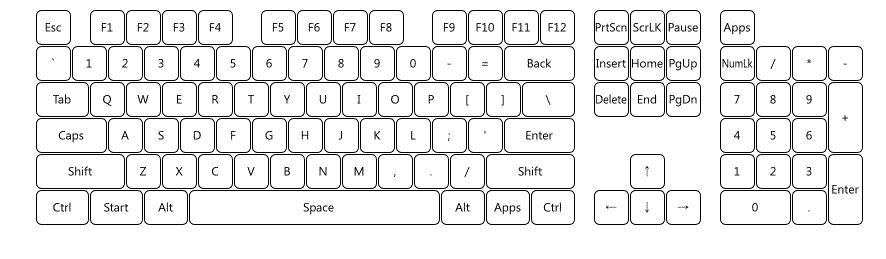
//> input picture Image 라벨링/c++/labeling/labeling/test.jpeg, 886 x 259 px
$ ./labeling   (built with g++ and OpenCV 4)
//> lines starting //> are read from the running program, lines starting //| are printed output that depends on the picture; after the words box and inside, x2 and y2 are one past the last pixel; in counts of white or black regions, pixels touching at a corner belong together
#include <opencv2/opencv.hpp>
#include <iostream>


using namespace cv;
using namespace std;


int main()
{

    Mat img_color = imread("test.jpeg", IMREAD_COLOR);
//> img_color is the input picture: 259 rows x 886 cols, CV_8UC3; min 0, max 255, mean 234.9
    Mat img_gray;
    cvtColor(img_color, img_gray, COLOR_BGR2GRAY);
    imshow("result", img_gray);
    waitKey(0);


    Mat img_edge;
    Canny(img_gray, img_edge, 50, 150);
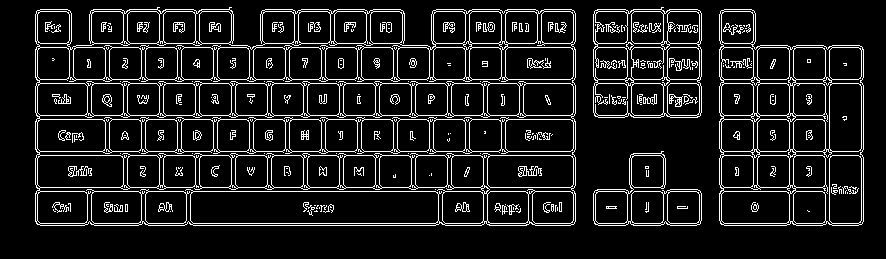
//> img_edge: 259 rows x 886 cols, CV_8UC1; 10.6% white in thin lines or dots, all inside (x1, y1, x2, y2) = (35, 7, 864, 226)
    imshow("result", img_edge );
    waitKey(0);


    bitwise_not(img_edge, img_edge);
    imshow("result", img_edge );
    waitKey(0);


    vector<vector<Point>> contours;
    findContours(img_edge.clone(), contours, RETR_LIST,
        CHAIN_APPROX_SIMPLE);
//> contours = 2928 contours, 2303 with area under 20; largest, box (x1, y1, x2, y2) and area: (0, 0, 886, 259) 228330, (192, 224, 437, 227) 486, (192, 222, 437, 225) 486, (192, 190, 437, 193) 486, (489, 186, 572, 189) 162
    drawContours(img_edge, contours, -1, Scalar(0, 0, 0), 1);
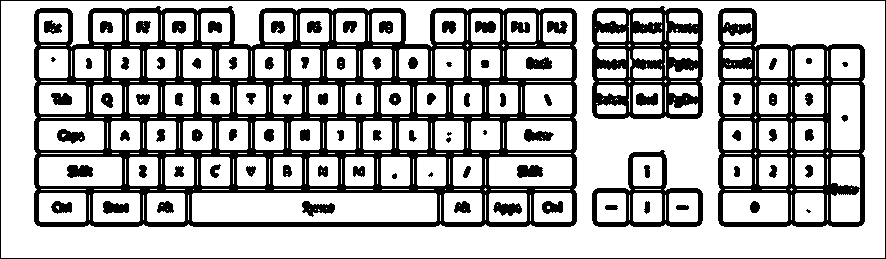
//> img_edge: 259 rows x 886 cols, CV_8UC1; 70.7% white; 99 black regions (6 under 20 px), largest, box (x1, y1, x2, y2) and area: (34, 6, 577, 227) 36247, (718, 8, 865, 227) 9921, (592, 6, 703, 119) 6538
    imshow("result", img_edge );
    waitKey(0);


    Mat labels, stats, centroids;
    int nlabels = connectedComponentsWithStats(img_edge,
        labels, stats, centroids );
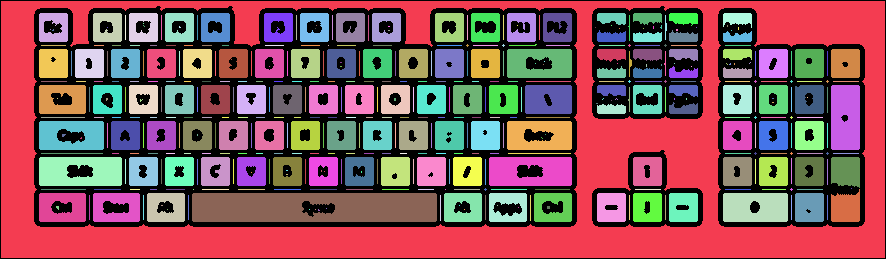
//> labels: 259 rows x 886 cols, CV_32SC1; 427 distinct labels, from 0 to 426; one colour per label, 0 black
//> stats = 427 rows, first 6: [0, 0, 886, 259, 67262], [1, 1, 884, 257, 65091], [39, 13, 29, 29, 658], [93, 13, 29, 29, 707], [129, 13, 29, 29, 685], [165, 13, 29, 29, 683]; centroids = 427 pairs, first value 50 to 851, second value 17.45 to 209.7; nlabels = 427


    for ( int i=0; i<nlabels; i++ )
    {

        if (i < 2)    continue;


        int area = stats.at<int>(i, CC_STAT_AREA);
        int center_x = centroids.at<double>(i,  0);
        int center_y = centroids.at<double>(i,  1);
        int left = stats.at<int>(i, CC_STAT_LEFT);
        int top = stats.at<int>(i, CC_STAT_TOP);
        int width = stats.at<int>(i, CC_STAT_WIDTH);
        int height = stats.at<int>(i, CC_STAT_HEIGHT);


        if (area > 50){

            rectangle(img_color, Point(left, top),
                Point(left + width, top + height),Scalar(0, 0, 255), 1);

            circle(img_color, Point(center_x, center_y), 5, (255, 0, 0), 1);

            putText(img_color, std::to_string(i), Point(left + 20, top + 20),
                FONT_HERSHEY_SIMPLEX, 1, Scalar(255, 0, 0), 3);
        }
    }
//> this loop made 427 passes
//> (area, center_x, center_y, left, top, width, height) on passes 3 to 14: (658, 53, 26, 39, 13, 29, 29), (707, 107, 27, 93, 13, 29, 29), (685, 143, 27, 129, 13, 29, 29), (683, 179, 27, 165, 13, 29, 29), (696, 215, 27, 201, 13, 29, 29), (693, 278, 27, 264, 13, 29, 29), (682, 314, 27, 300, 13, 29, 29), (700, 350, 27, 336, 13, 29, 29), (682, 386, 27, 372, 13, 29, 29), (688, 449, 27, 435, 13, 29, 29), (622, 485, 27, 471, 13, 29, 29), (658, 521, 27, 507, 13, 29, 29)
//> pass 3, `putText(img_color, std::to_string(i), Point(left + 20, top + 20), FONT..`:
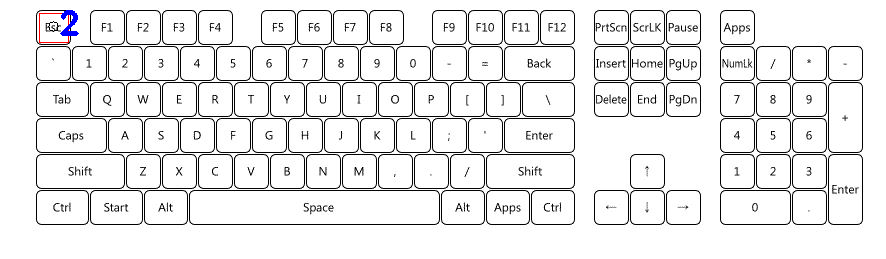
//> img_color: 259 rows x 886 cols, CV_8UC3; 0.16% of pixels changed, all inside (x1, y1, x2, y2) = (39, 10, 79, 43)
//> after the loop:
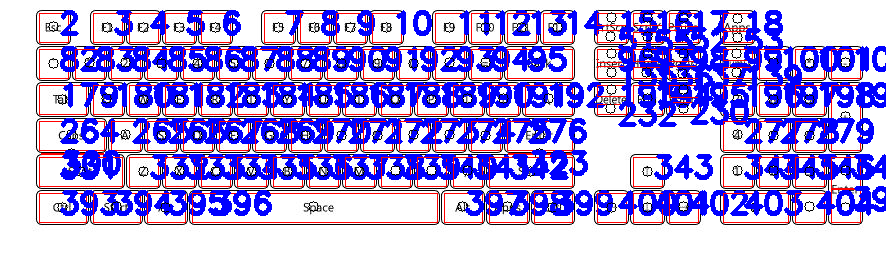
//> img_color: 259 rows x 886 cols, CV_8UC3; mean B, G, R 226.9, 158.5, 171.3

    imshow("result", img_color);
    waitKey(0);
}

$ run again, with Image 라벨링/c++/labeling/labeling/keyboard2.png saved as Image 라벨링/c++/labeling/labeling/test.jpeg
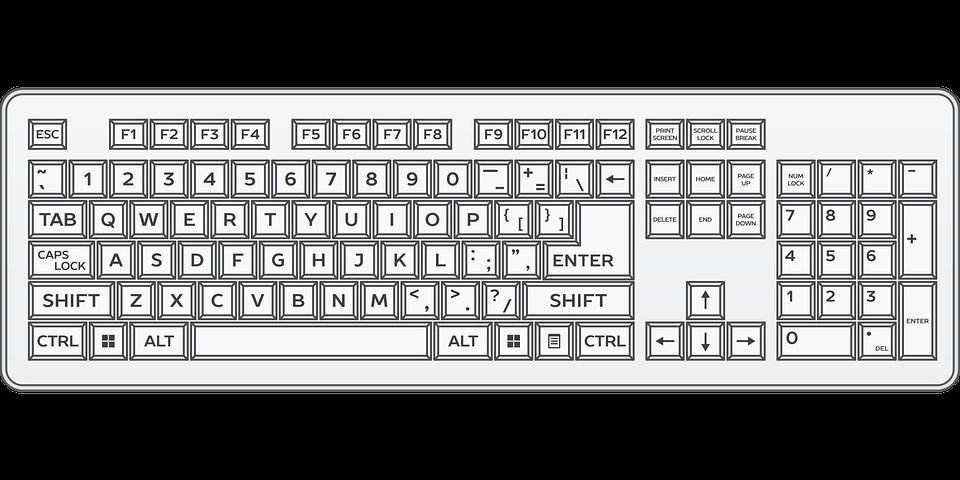
//> input picture Image 라벨링/c++/labeling/labeling/keyboard2.png, 960 x 480 px
//> img_color is the input picture: 480 rows x 960 cols, CV_8UC3; mean B, G, R 125.5, 125.1, 125
//> `Canny(img_gray, img_edge, 50, 150);`:
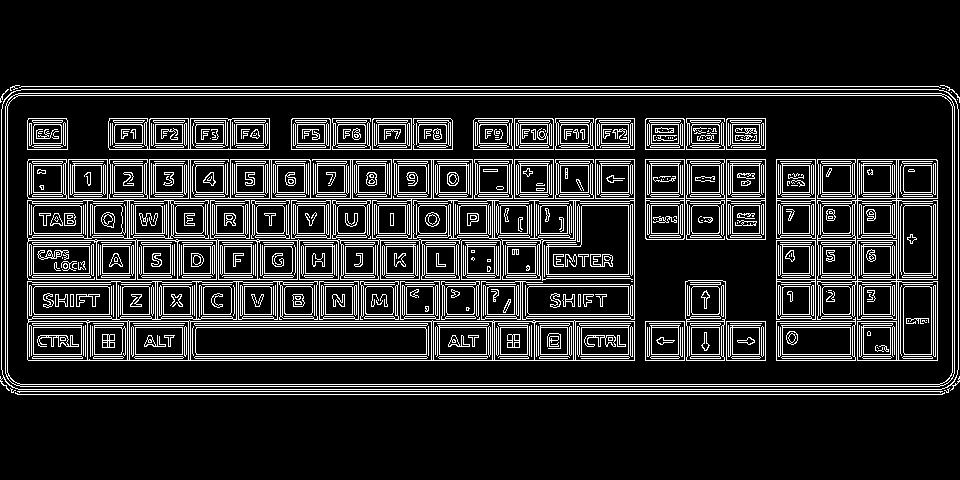
//> img_edge: 480 rows x 960 cols, CV_8UC1; 15.3% white in thin lines or dots, all inside (x1, y1, x2, y2) = (0, 85, 960, 395)
//> contours = 2520 contours, 1195 with area under 20; largest, box (x1, y1, x2, y2) and area: (0, 0, 960, 480) 459286, (27, 318, 636, 362) 22744, (191, 322, 431, 360) 8843, (851, 158, 939, 362) 7932, (148, 158, 393, 200) 7188
//> labels: 480 rows x 960 cols, CV_32SC1; 814 distinct labels, from 0 to 813
//> stats = 814 rows, first 6: [0, 0, 960, 480, 169707], [1, 1, 958, 93, 80560], [4, 91, 6, 7, 17], [21, 91, 918, 1, 918], [950, 91, 1, 1, 1], [14, 93, 1, 1, 1]; centroids = 814 pairs, first value 1 to 958, second value 42.55 to 436.9; nlabels = 814
//> the loop `for ( int i=0; i<nlabels; i++ )` made 814 passes
//> (area, center_x, center_y, left, top, width, height) on passes 4, 13, 22, 23, 54, 55, 56, 57: (918, 479, 91, 21, 91, 918, 1), (72004, 528, 225, 9, 97, 942, 286), (261, 3, 239, 3, 109, 1, 261), (261, 956, 239, 956, 109, 1, 261), (70, 47, 127, 35, 126, 25, 6), (237, 128, 133, 116, 126, 25, 16), (185, 167, 133, 157, 126, 24, 16), (197, 208, 133, 197, 126, 25, 16)
//> after the loop `for ( int i=0; i<nlabels; i++ )`:
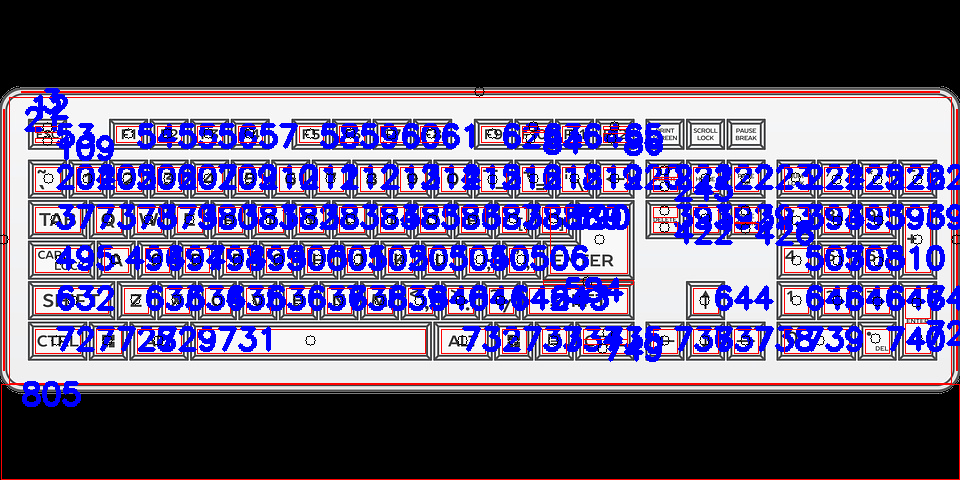
//> img_color: 480 rows x 960 cols, CV_8UC3; 18.52% of pixels changed, all inside (x1, y1, x2, y2) = (0, 87, 960, 480)
